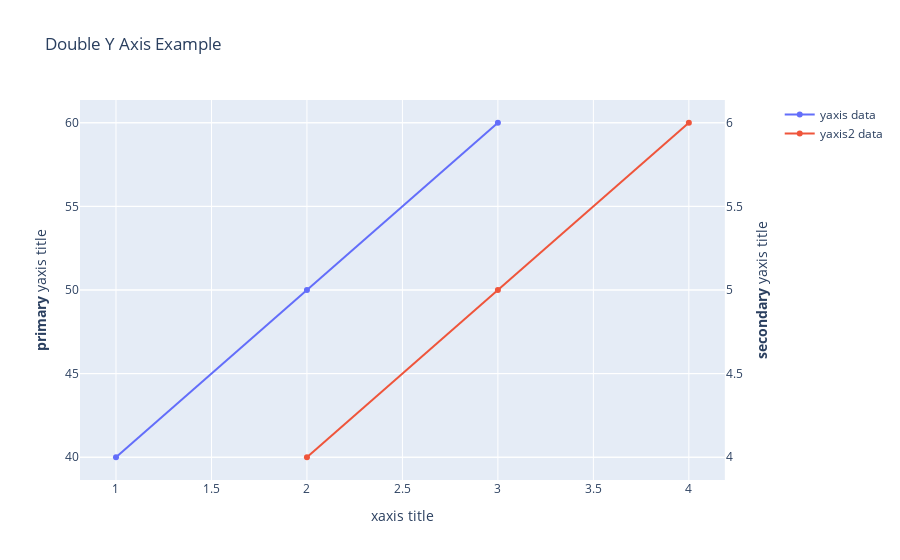

Here is the notebook cell this chart was saved with:
### Code cell


### Figure 1 — Plotly figure (JSON) as saved in the notebook; plotly's stock layout.template omitted (floating-point values rounded to 4 significant figures)
{"data": [{"name": "yaxis data", "type": "scatter", "x": [1, 2, 3], "xaxis": "x", "y": [40, 50, 60], "yaxis": "y"}, {"name": "yaxis2 data", "type": "scatter", "x": [2, 3, 4], "xaxis": "x", "y": [4, 5, 6], "yaxis": "y2"}], "layout": {"title": {"text": "Double Y Axis Example"}, "xaxis": {"anchor": "y", "domain": [0, 0.94], "title": {"text": "xaxis title"}}, "yaxis": {"anchor": "x", "domain": [0, 1], "title": {"text": "<b>primary</b> yaxis title"}}, "yaxis2": {"anchor": "x", "overlaying": "y", "side": "right", "title": {"text": "<b>secondary</b> yaxis title"}}}}
